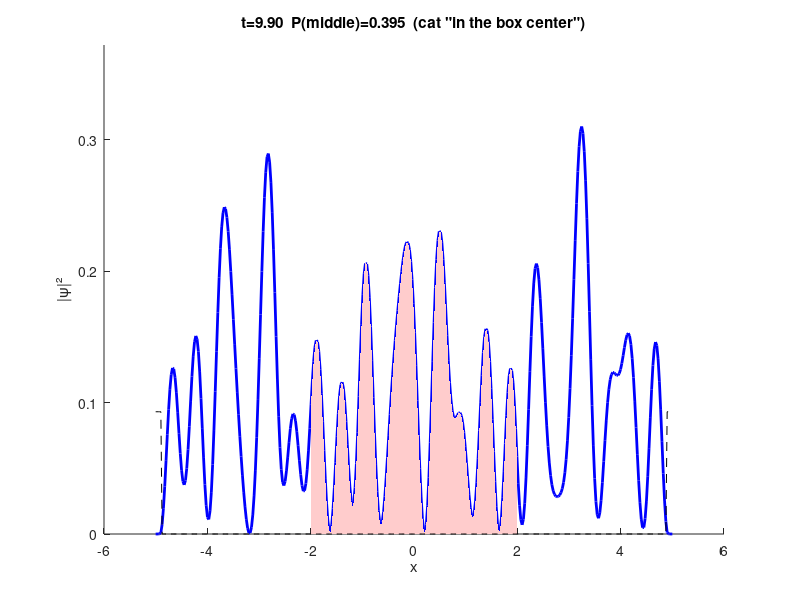
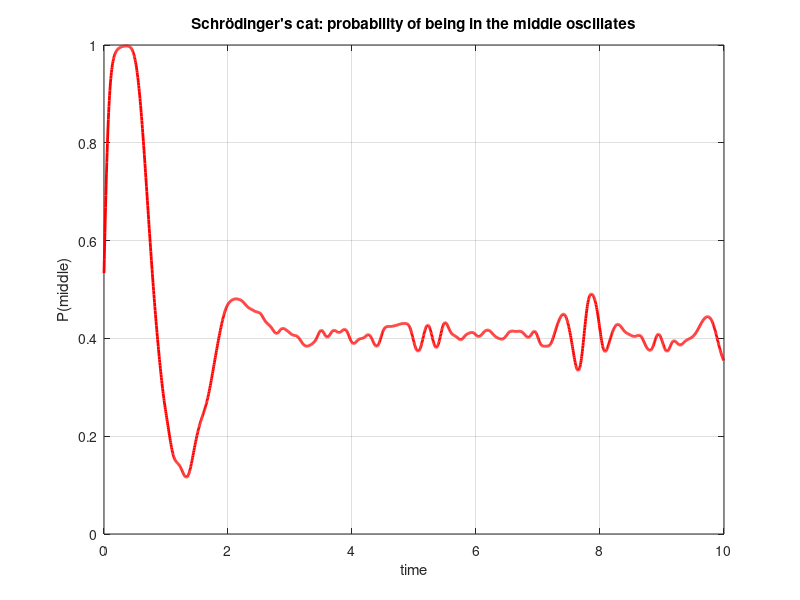

Write the MATLAB code that produced these figures, in order.
% schrodinger_cat_middle.m
% GNU Octave demo: Schrödinger's cat as a wavepacket that is "sometimes in the middle"
% Solves 1D time-dependent Schrödinger equation with Crank-Nicolson
% (implicit midpoint method) - the quantum analog of the leapfrog we used for 3-body
%
% i ħ ∂ψ/∂t = -ħ²/(2m) ∂²ψ/∂x² + V ψ
%
% Run: schrodinger_cat_middle

function schrodinger_cat_middle()
  printf('Schrödinger cat - probability in the middle region\n');

  % ---- physical constants (set ħ=m=1 for simplicity) ----
  hbar = 1.0; m = 1.0;

  % ---- grid ----
  L = 10.0;           % box from -L/2 to L/2
  Nx = 400;
  x = linspace(-L/2, L/2, Nx)';
  dx = x(2)-x(1);

  % ---- time ----
  dt = 0.005;
  Nt = 2000;
  t = (0:Nt-1)*dt;

  % ---- potential: flat with soft walls (particle in a box) ----
  V = zeros(Nx,1);
  V(1:5) = 1e3; V(end-4:end) = 1e3; % hard walls

  % ---- initial wavefunction: Gaussian packet offset left, moving right ----
  x0 = -2.0; sigma = 0.5; k0 = 5.0; % momentum
  psi = exp(-(x-x0).^2/(2*sigma^2)) .* exp(1i*k0*x);
  psi = psi / sqrt(sum(abs(psi).^2)*dx); % normalize

  % ---- Crank-Nicolson matrices (implicit midpoint) ----
  % Second derivative via 3-point stencil
  e = ones(Nx,1);
  Lap = spdiags([e -2*e e], -1:1, Nx, Nx) / dx^2;
  % Hamiltonian
  H = - (hbar^2/(2*m)) * Lap + spdiags(V,0,Nx,Nx);

  I = speye(Nx);
  A = I + 1i*dt/(2*hbar) * H; % left side
  B = I - 1i*dt/(2*hbar) * H; % right side

  % ---- region "middle" = central 20% of box ----
  mid_mask = abs(x) < 0.2*L;
  Pmid = zeros(1,Nt);

  % ---- time evolution ----
  figure(1); clf;
  for n = 1:Nt
    % Crank-Nicolson step: A psi^{n+1} = B psi^n
    psi = A \ (B * psi);
    % renormalize (prevents drift)
    psi = psi / sqrt(sum(abs(psi).^2)*dx);

    prob = abs(psi).^2;
    Pmid(n) = sum(prob(mid_mask))*dx;

    if mod(n,20)==1
      clf; hold on;
      plot(x, prob, 'b', 'linewidth',2);
      area(x(mid_mask), prob(mid_mask), 'FaceColor',[1 0.8 0.8], 'EdgeColor','none');
      plot(x, V/max(V)*max(prob)*0.3, 'k--'); % show walls
      ylim([0 max(prob)*1.2]);
      title(sprintf('t=%.2f  P(middle)=%.3f  (cat "in the box center")', t(n), Pmid(n)));
      xlabel('x'); ylabel('|ψ|²');
      drawnow;
    endif
  endfor

  % ---- plot probability in middle vs time ----
  figure(2); clf;
  plot(t, Pmid, 'r', 'linewidth',2);
  xlabel('time'); ylabel('P(middle)');
  title('Schrödinger''s cat: probability of being in the middle oscillates');
  grid on;
  printf('Done. The red curve shows the cat is sometimes in the middle (high) and sometimes not (low).\n');
endfunction

% auto-run
if (nargin==0 && nargout==0 && strcmp(mfilename,'schrodinger_cat_middle'))
  schrodinger_cat_middle();
endif
